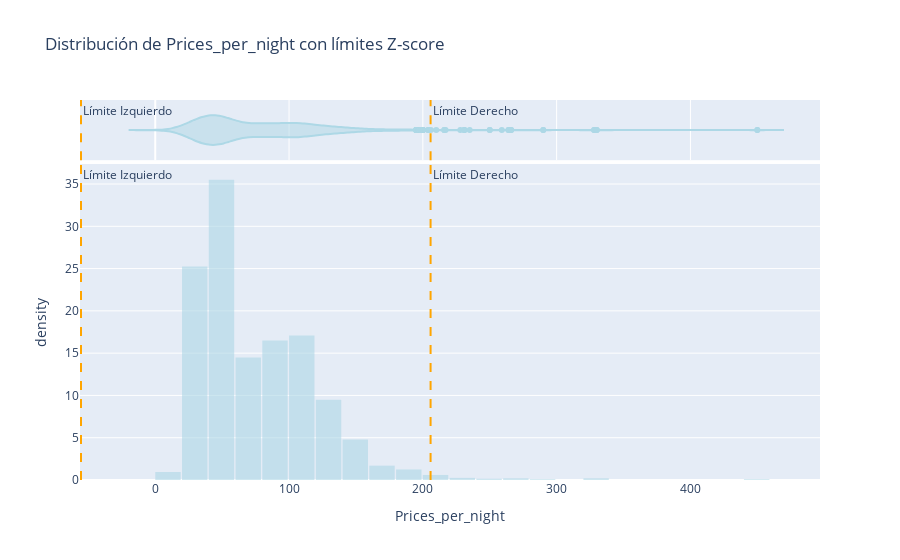

Source (notebook cell):
### Markdown cell above
#### **Análisis con Z-score**

### Code cell
# Calcular el Z-score para 'Prices_per_night'
z_score = stats.zscore(df['Prices_per_night'])

mean = df['Prices_per_night'].mean()
std = df['Prices_per_night'].std()

# Calcular los límites izquierdo y derecho
lim_l = mean - 3 * std  # Límite inferior
lim_r = mean + 3 * std  # Límite superior


hist_fig = px.histogram(df, x='Prices_per_night', nbins=30, opacity=0.6, 
                        title="Distribución de Prices_per_night con límites Z-score",
                        marginal="violin", histnorm="density")
hist_fig.update_traces(marker=dict(color="lightblue"))
hist_fig.update_layout(bargap=0.05)

# Añadir líneas verticales para los límites izquierdo y derecho
hist_fig.add_vline(x=lim_l, line_width=2, line_dash="dash", line_color="orange", 
                annotation_text="Límite Izquierdo")
hist_fig.add_vline(x=lim_r, line_width=2, line_dash="dash", line_color="orange", 
                annotation_text="Límite Derecho")

hist_fig.show()

### Figure 1 — Plotly figure (JSON) as saved in the notebook; plotly's stock layout.template omitted (floating-point values rounded to 4 significant figures; data arrays with more than 128 entries replaced by an {"elided": "..."} marker saying what was removed)
{"data": [{"alignmentgroup": "True", "bingroup": "x", "histnorm": "density", "hovertemplate": "Prices_per_night=%{x}<br>density=%{y}<extra></extra>", "legendgroup": "", "marker": {"color": "lightblue", "opacity": 0.6, "pattern": {"shape": ""}}, "name": "", "nbinsx": 30, "offsetgroup": "", "orientation": "v", "showlegend": false, "type": "histogram", "x": {"elided": "2573 int values"}, "xaxis": "x", "yaxis": "y"}, {"alignmentgroup": "True", "hovertemplate": "Prices_per_night=%{x}<extra></extra>", "legendgroup": "", "marker": {"color": "lightblue"}, "name": "", "offsetgroup": "", "scalegroup": "x", "showlegend": false, "type": "violin", "x": {"elided": "2573 int values"}, "xaxis": "x2", "yaxis": "y2"}], "layout": {"annotations": [{"showarrow": false, "text": "Límite Izquierdo", "x": -55.5, "xanchor": "left", "xref": "x", "y": 1, "yanchor": "top", "yref": "y domain"}, {"showarrow": false, "text": "Límite Izquierdo", "x": -55.5, "xanchor": "left", "xref": "x2", "y": 1, "yanchor": "top", "yref": "y2 domain"}, {"showarrow": false, "text": "Límite Derecho", "x": 205.8, "xanchor": "left", "xref": "x", "y": 1, "yanchor": "top", "yref": "y domain"}, {"showarrow": false, "text": "Límite Derecho", "x": 205.8, "xanchor": "left", "xref": "x2", "y": 1, "yanchor": "top", "yref": "y2 domain"}], "bargap": 0.05, "barmode": "relative", "legend": {"tracegroupgap": 0}, "shapes": [{"line": {"color": "orange", "dash": "dash", "width": 2}, "type": "line", "x0": -55.5, "x1": -55.5, "xref": "x", "y0": 0, "y1": 1, "yref": "y domain"}, {"line": {"color": "orange", "dash": "dash", "width": 2}, "type": "line", "x0": -55.5, "x1": -55.5, "xref": "x2", "y0": 0, "y1": 1, "yref": "y2 domain"}, {"line": {"color": "orange", "dash": "dash", "width": 2}, "type": "line", "x0": 205.8, "x1": 205.8, "xref": "x", "y0": 0, "y1": 1, "yref": "y domain"}, {"line": {"color": "orange", "dash": "dash", "width": 2}, "type": "line", "x0": 205.8, "x1": 205.8, "xref": "x2", "y0": 0, "y1": 1, "yref": "y2 domain"}], "title": {"text": "Distribución de Prices_per_night con límites Z-score"}, "xaxis": {"anchor": "y", "domain": [0, 1], "title": {"text": "Prices_per_night"}}, "xaxis2": {"anchor": "y2", "domain": [0, 1], "matches": "x", "showgrid": true, "showticklabels": false}, "yaxis": {"anchor": "x", "domain": [0, 0.8316], "title": {"text": "density"}}, "yaxis2": {"anchor": "x2", "domain": [0.8416, 1], "matches": "y2", "showgrid": false, "showline": false, "showticklabels": false, "ticks": ""}}}
